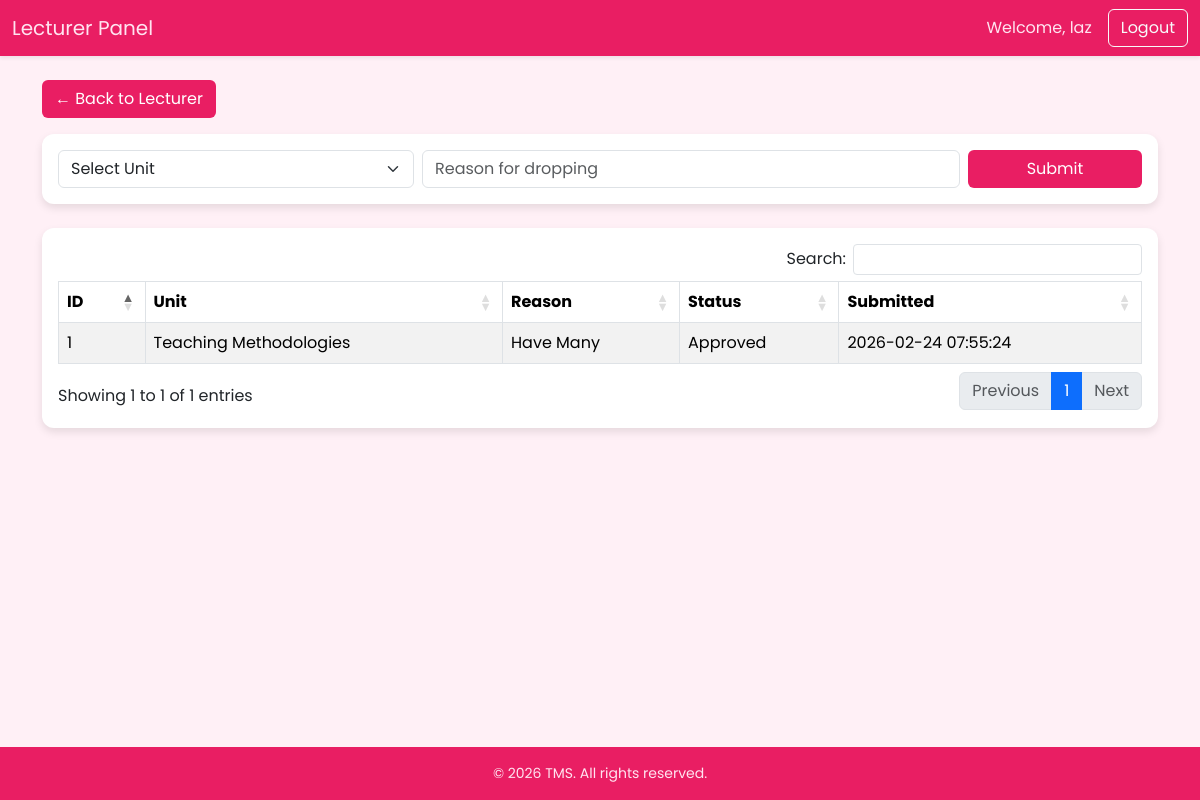
The app's page /lecturer_timetable.php (signed in) with its own data.
### tables this page shows
CREATE TABLE `drop_requests` (
  `id` int(11) NOT NULL,
  `user_id` int(11) NOT NULL,
  `unit_id` int(11) NOT NULL,
  `reason` text NOT NULL,
  `status` enum('pending','approved','rejected') DEFAULT 'pending',
  `created_at` timestamp NOT NULL DEFAULT current_timestamp()
);

CREATE TABLE `units` (
  `id` int(11) NOT NULL,
  `name` varchar(255) NOT NULL,
  `program` varchar(50) DEFAULT NULL,
  `lecturer_id` int(11) DEFAULT NULL,
  `created_at` timestamp NOT NULL DEFAULT current_timestamp(),
  `year` varchar(10) NOT NULL DEFAULT 'Y1',
  `semester` varchar(10) NOT NULL DEFAULT 'SEM1',
  `code` varchar(20) NOT NULL
);

### lecturer_timetable.php (the view, shortened to what this page needs)
<?php
require '../db.php';
$lecturer_id = $_SESSION['user_id'];
$name = $_SESSION['name'];
$dropsStmt = $pdo->prepare("
    SELECT dr.id, u.name AS unit_name, dr.reason, dr.status, dr.created_at
    FROM drop_requests dr
    JOIN units u ON dr.unit_id=u.id
    WHERE dr.user_id=?
    ORDER BY dr.created_at DESC
    LIMIT 10
");
$dropsStmt->execute([$lecturer_id]);
$drops = $dropsStmt->fetchAll();
?>
<!DOCTYPE html>
<html lang="en">
<head>
<link href="https://cdn.jsdelivr.net/npm/bootstrap@5.3.2/dist/css/bootstrap.min.css" rel="stylesheet">
<link rel="stylesheet" href="https://cdn.datatables.net/1.13.6/css/dataTables.bootstrap5.min.css">
<link href="../assets/css/font.css" rel="stylesheet">
</head>
<body>
<nav class="navbar navbar-expand-lg navbar-pink shadow-sm mb-4">
<div class="container-fluid">
    <a class="navbar-brand" href="../lecturer/dashboard.php">Lecturer Panel</a>
    <div class="collapse navbar-collapse justify-content-end" id="navbarNav">
        <span class="me-3">Welcome, <?= htmlspecialchars($name) ?> </span>
        <a href="../logout.php" class="btn btn-outline-light">Logout</a>
    </div>
</div>
</nav>
<main class="container">
<a href="../lecturer/dashboard.php" class="btn btn-pink mb-3"> ← Back to Lecturer </a>
<div class="card mb-4">
<div class="card-body">
<form method="post" class="row g-2">
    <div class="col-md-4">
        <select name="unit_id" class="form-select" required>
            <option value="">Select Unit</option>
        </select>
    </div>
    <div class="col-md-6">
        <input type="text" name="reason" class="form-control"
               placeholder="Reason for dropping" required>
    </div>
    <div class="col-md-2">
        <button name="submit_drop" class="btn btn-pink w-100">Submit</button>
    </div>
</form>
</div>
</div>
<div class="card">
<div class="card-body">
<table id="dropTable" class="table table-striped table-bordered">
<thead style="background:#f8bbd0;color:#e91e63;">
<tr>
    <th>ID</th>
    <th>Unit</th>
    <th>Reason</th>
    <th>Status</th>
    <th>Submitted</th>
</tr>
</thead>
<tbody>
<?php
$counter = 1;
foreach ($drops as $d):
?>
<tr>
    <td><?= $counter++ ?></td>
    <td><?= htmlspecialchars($d['unit_name']) ?></td>
    <td><?= htmlspecialchars($d['reason']) ?></td>
    <td><?= ucfirst($d['status']) ?></td>
    <td><?= $d['created_at'] ?></td>
</tr>
<?php endforeach; ?>
</tbody>
</table>
</div>
</div>
</main>
<footer class="py-3 mt-auto">
© <?= date('Y') ?> TMS. All rights reserved.
</footer>
</body>
</html>

### lecturer_timetable.php (style rules this page uses)
body { background:#fff0f6; min-height:100vh; display:flex; flex-direction:column; }
main { flex:1; }
.navbar-pink { background:#e91e63 !important; }
.navbar-pink .navbar-brand, .navbar-pink span { color:#ffe4f0 !important; }
.btn-pink { background:#e91e63; color:#fff; }
.card { border-radius:12px; border:none; box-shadow:0 4px 8px rgba(0,0,0,.1); }
footer { background:#e91e63; color:#ffe4f0; font-size:14px; text-align:center; }

### records on screen
drop_requests: unit.name "Teaching Methodologies", reason "Have Many", status "Approved", created_at "2026-02-24 07:55:24"

### other values on screen
$name "laz"
